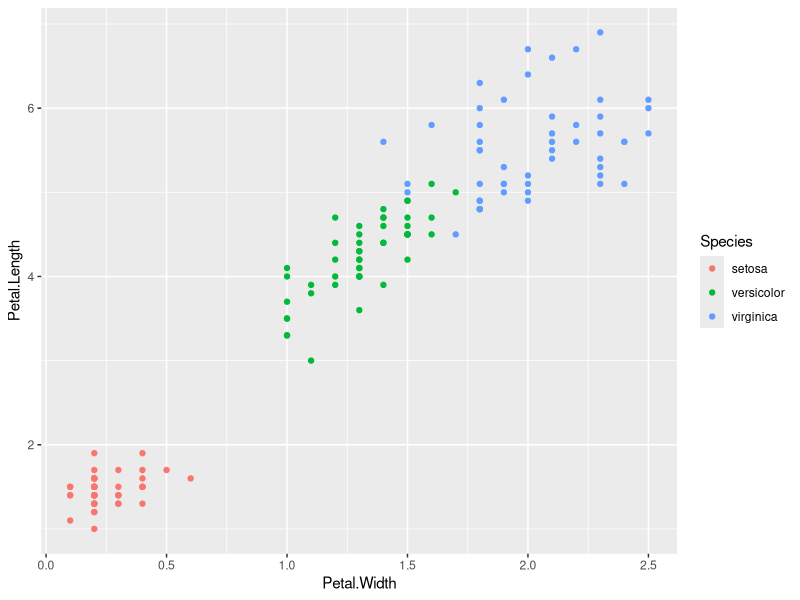
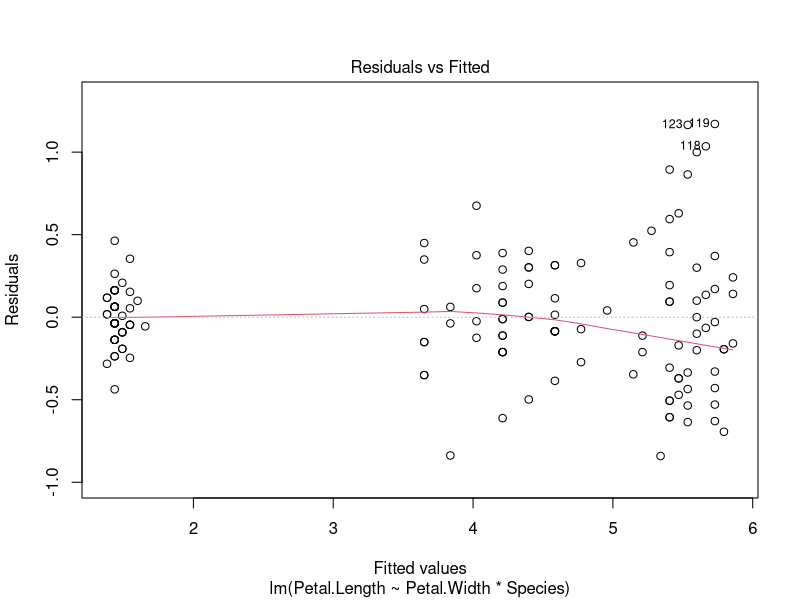
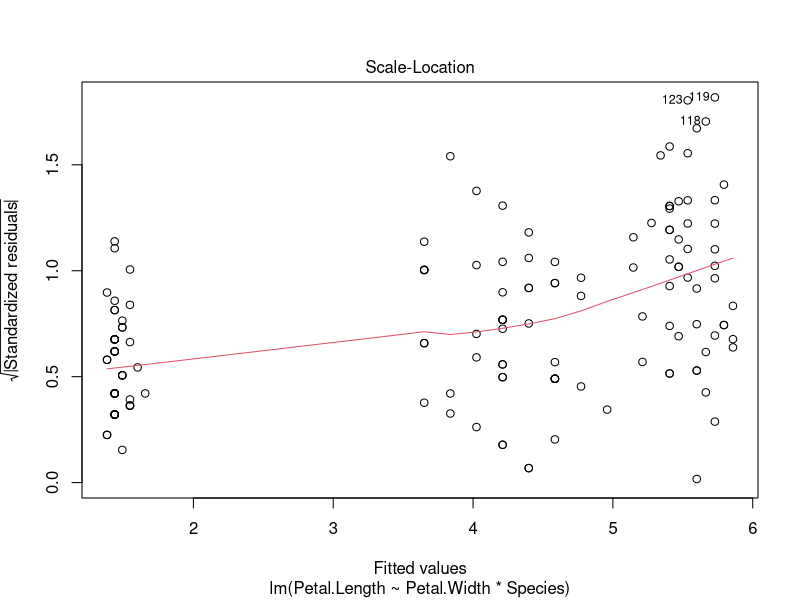
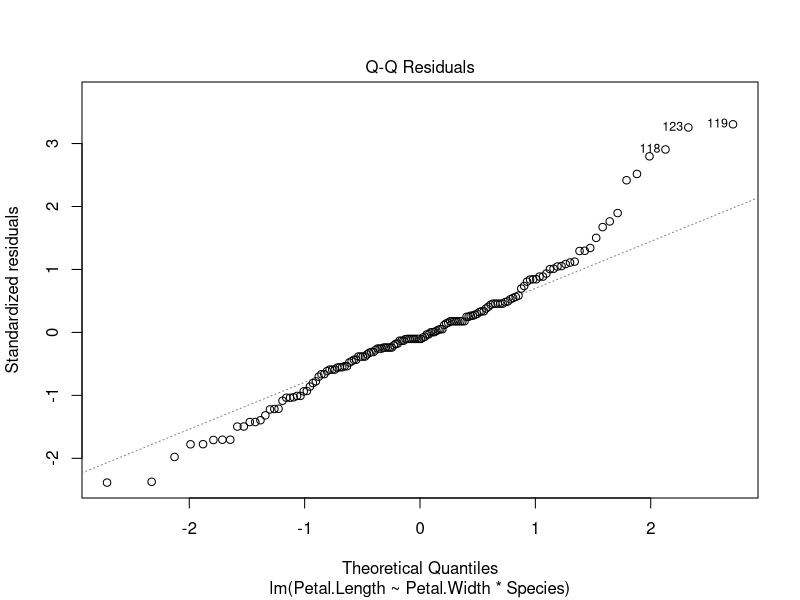
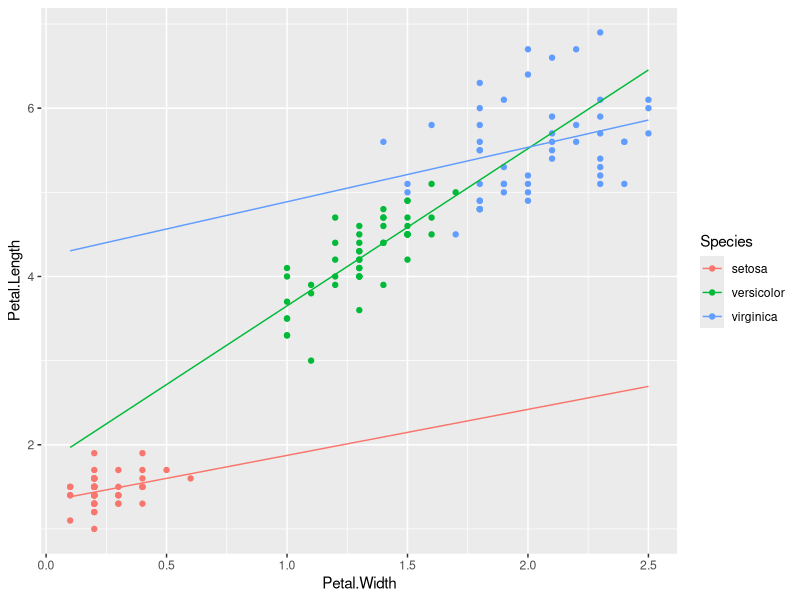
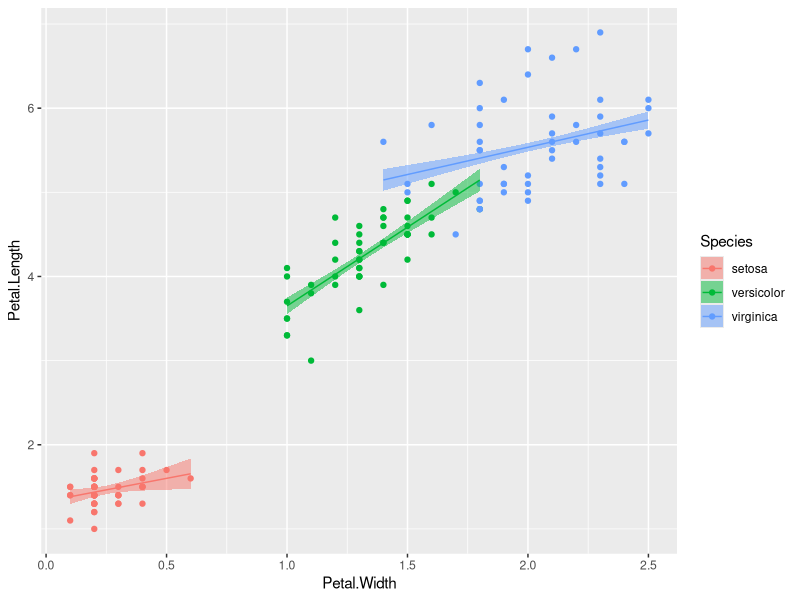
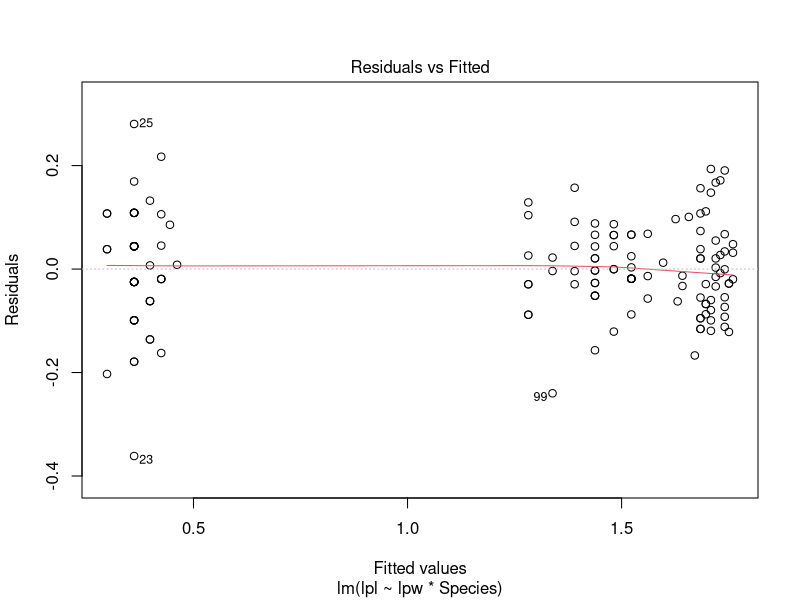
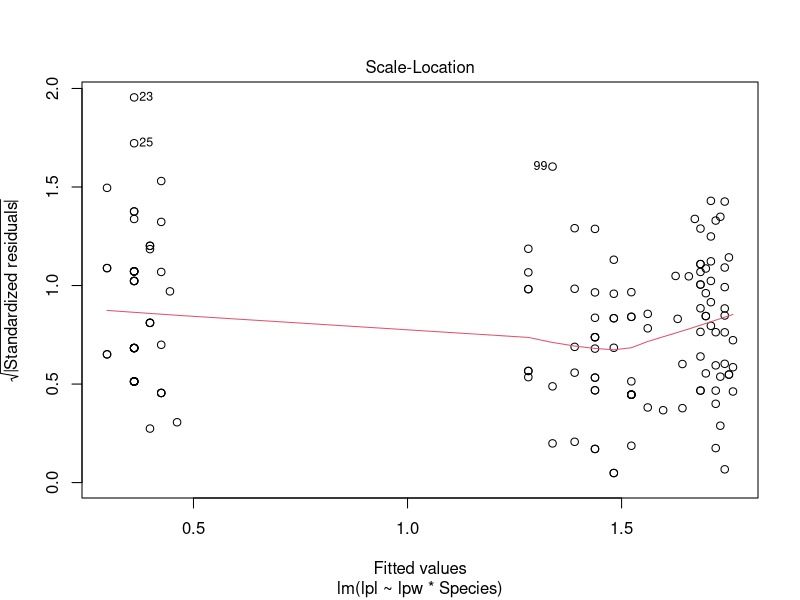

Write R code to recreate these figures, in order.
# 一般化線形モデル
# 2024-09-25
# Greg Nishihara

# パッケージの読み込み
# github のリンク https://github.com/gnishihara/data-kaiseki-2024

library(tidyverse) # tidyverse
library(lubridate) # 日時データの処理
library(emmeans)   # 多重比較
library(ggtext)    # ggplot にマークダウンを使う
library(statmod)   # ランダム化残渣よう


# install.packages("palmerpenguins")

# 3種のアヤメ(Iris setosa, Iris versicolor, Iris virginica)

df1 = iris |> as_tibble()

df1
# 作図して、データを可視化する
ggplot(df1) + 
  geom_point(aes(x = Petal.Width,
                 y = Petal.Length,
                 color = Species))
# CTRL + ALT + B # 上から現在の行まで実行する

# 作業仮設：花弁の長さと幅の関係は種によってことなる 
# 帰無仮説：花弁の長さと幅の関係（傾き）は等しい

# Petal.Width * Species = Petal.Length + Species + Petal.Length:Species

m0 = lm(Petal.Length ~ 1, data = df1)                     # 帰無モデル
m1 = lm(Petal.Length ~ Petal.Width, data = df1)           # 傾き等しいモデル
m2 = lm(Petal.Length ~ Species, data = df1)               # 傾きなしモデル
m3 = lm(Petal.Length ~ Petal.Width + Species, data = df1) # 相互作用なしモデル
m4 = lm(Petal.Length ~ Petal.Width * Species, data = df1) # フルモデル

AIC(m0, m1, m2, m3, m4) # m4 モデルのAICが最も低いので、とりあえず採択する

# 診断図の確認
plot(m4, which = 1) # 残渣対期待
plot(m4, which = 3) # 標準化残渣対期待
plot(m4, which = 2) # QQplot (正規性の確認)

summary.aov(m4)

# ペア毎の傾きの比較
# 診断図に問題があった（等分散性ではない、正規性ではない）
# ペア毎の比較の評価は厳しい
emtrends(m4, 'pairwise' ~ Species, var = "Petal.Width")

# 期待値ようの tibble を準備する
pdata = df1 |> 
  expand(Species,
         Petal.Width = seq(min(Petal.Width),
                           max(Petal.Width),
                           length = 21))

tmp = predict(m4, newdata = pdata, se.fit = TRUE) |> 
  as_tibble()

pdata = bind_cols(pdata, tmp)

ggplot(df1) + 
  geom_point(aes(x = Petal.Width,
                 y = Petal.Length,
                 color = Species)) +
  geom_line(aes(x = Petal.Width,
                y = fit,
                color = Species),
            data = pdata)


# 期待値ようの tibble を準備する
pdata = df1 |> 
  group_by(Species) |> 
  expand(Petal.Width = seq(min(Petal.Width),
                           max(Petal.Width),
                           length = 21))

tmp = predict(m4, newdata = pdata, se.fit = TRUE) |> 
  as_tibble()

pdata = bind_cols(pdata, tmp)

ggplot(df1) + 
  geom_point(aes(x = Petal.Width,
                 y = Petal.Length,
                 color = Species)) +
  geom_ribbon(aes(x = Petal.Width,
                  ymin = fit - se.fit,
                  ymax = fit + se.fit,
                  fill = Species),
              data = pdata,
              alpha = 0.5) +
  geom_line(aes(x = Petal.Width,
                y = fit,
                color = Species),
            data = pdata) 

# 診断図に問題があってので、データ解析を工夫しましょう
df1 = df1 |> 
  mutate(lpl = log(Petal.Length),
         lpw = log(Petal.Width), 
         .before = Sepal.Length)

# 作業仮設：花弁のlog(長さ)とlog(幅)の関係は種によってことなる 
# 帰無仮説：花弁のlog(長さ)とlog(幅)の関係（傾き）は等しい
m0 = lm(lpl ~ 1, data = df1)             # 帰無モデル
m1 = lm(lpl ~ lpw, data = df1)           # 傾き等しいモデル
m2 = lm(lpl ~ Species, data = df1)       # 傾きなしモデル
m3 = lm(lpl ~ lpw + Species, data = df1) # 相互作用なしモデル
m4 = lm(lpl ~ lpw * Species, data = df1) # フルモデル
AIC(m0, m1, m2, m3, m4) # m4 モデルのAICが最も低いので、とりあえず採択する
# 診断図の確認
plot(m4, which = 1) # 残渣対期待
plot(m4, which = 3) # 標準化残渣対期待
plot(m4, which = 2) # QQplot (正規性の確認)

summary.aov(m4)
# ペア毎の傾きの比較
# 診断図に問題があった（等分散性ではない、正規性ではない）
# ペア毎の比較の評価は厳しい
emtrends(m4, 'pairwise' ~ Species, var = "lpw")


pdata = df1 |> 
  group_by(Species) |> 
  expand(Petal.Width = seq(min(Petal.Width),
                           max(Petal.Width),
                           length = 21))
pdata = pdata |> 
  mutate(lpw = log(Petal.Width))

tmp = predict(m4, newdata = pdata, se.fit = TRUE) |> 
  as_tibble()

pdata = bind_cols(pdata, tmp)

ggplot(df1) + 
  geom_point(aes(x = Petal.Width,
                 y = Petal.Length,
                 color = Species)) +
  geom_ribbon(aes(x = Petal.Width,
                  ymin = exp(fit - se.fit),
                  ymax = exp(fit + se.fit),
                  fill = Species),
              data = pdata,
              alpha = 0.5) +
  geom_line(aes(x = Petal.Width,
                y = exp(fit),
                color = Species),
            data = pdata) 

# 一般化線形モデル（分布を ガンマ分布）

g0 = glm(Petal.Length ~ 1, data = df1, family = Gamma("log"))
g1 = glm(Petal.Length ~ lpw, data = df1, family = Gamma("log"))
g2 = glm(Petal.Length ~ Species, data = df1, family = Gamma("log"))
g3 = glm(Petal.Length ~ lpw + Species, data = df1, family = Gamma("log"))
g4 = glm(Petal.Length ~ lpw * Species, data = df1, family = Gamma("log"))
AIC(g0, g1, g2, g3, g4) # g4 のAICが最も低い

# ランダム化残渣 (randomized quantile residuals) を追加する
# モデル期待値も追加する
df1 = df1 |> 
  mutate(qresid = qresiduals(g4),
         fit = predict(g4))

# 診断図の確認
## 残渣対期待値
ggplot(df1) + geom_point(aes(x = fit, y = qresid))

## 標準化残渣対期待値
df1 = df1 |> mutate(stdqr = sqrt(abs(scale(qresid)[, 1])))
ggplot(df1) + geom_point(aes(x = fit, y = stdqr))

## QQplot （正規性の確認）
## 一般化線形モデルで指定した分布にかかわらず、
## モデル当てはめに問題がなければ、
## ランダム化残渣は正規分布に従う。
ggplot(df1) +
  geom_qq(aes(sample = qresid)) +
  geom_qq_line(aes(sample = qresid))




anova(g4) # デビアス表
# ペア毎の傾きの比較
# 診断図に問題があった（等分散性ではない、正規性ではない）
# ペア毎の比較の評価は厳しい
emtrends(g4, 'pairwise' ~ Species, var = "lpw")
emtrends(m4, 'pairwise' ~ Species, var = "lpw")


pdata = df1 |> 
  group_by(Species) |> 
  expand(Petal.Width = seq(min(Petal.Width),
                           max(Petal.Width),
                           length = 21))
pdata = pdata |> 
  mutate(lpw = log(Petal.Width))

tmp = predict(g4, newdata = pdata, se.fit = TRUE) |> 
  as_tibble()

pdata = bind_cols(pdata, tmp)

ggplot(df1) + 
  geom_point(aes(x = Petal.Width,
                 y = Petal.Length,
                 color = Species)) +
  geom_ribbon(aes(x = Petal.Width,
                  ymin = exp(fit - se.fit),
                  ymax = exp(fit + se.fit),
                  fill = Species),
              data = pdata,
              alpha = 0.5) +
  geom_line(aes(x = Petal.Width,
                y = exp(fit),
                color = Species),
            data = pdata) 

# m4 と g4 の結果はほぼ同じでした。
# モデルの違い
# g4 = glm(Petal.Length ~ lpw * Species, data = df1, family = Gamma("log"))
# m4 = lm(lpl ~ lpw * Species, data = df1) # フルモデル
# 一般化線形モデルの場合、Gamma 分布とログリンク関数
# 一般線形モデル Petal.Length のログ変換
# 
# g4: eta    = lpw + species + lpw:species; 
#          y ~ Gamma(mu, theta); 
#          mu = exp(eta) # リンク関数
# m4: mu = lpw + species + lpw:species; 
# 　　log(y) ~ Normal(mu, error)
